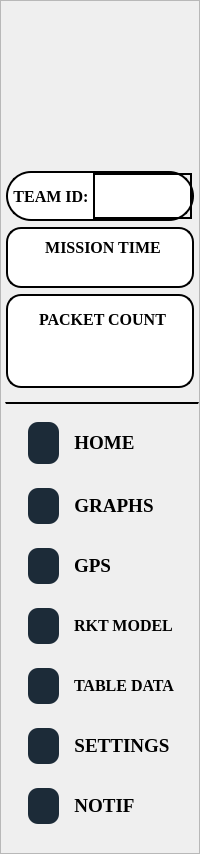
     <widget class="QFrame" name="side_panel">
      <property name="maximumSize">
       <size>
        <width>207</width>
        <height>16777215</height>
       </size>
      </property>
      <property name="font">
       <font>
        <pointsize>8</pointsize>
       </font>
      </property>
      <property name="styleSheet">
       <string notr="true">QFrame#side_panel {
	background:#7ca6c0;
	border-top-right-radius: 25px;
	border-bottom-right-radius:25px;
	border: 2px solid;
}</string>
      </property>
      <property name="frameShape">
       <enum>QFrame::StyledPanel</enum>
      </property>
      <property name="frameShadow">
       <enum>QFrame::Raised</enum>
      </property>
      <layout class="QVBoxLayout" name="verticalLayout_5" stretch="1,1">
       <property name="spacing">
        <number>13</number>
       </property>
       <property name="leftMargin">
        <number>4</number>
       </property>
       <property name="topMargin">
        <number>4</number>
       </property>
       <property name="rightMargin">
        <number>0</number>
       </property>
       <property name="bottomMargin">
        <number>0</number>
       </property>
       <item>
        <widget class="QFrame" name="side_panel_1">
         <property name="maximumSize">
          <size>
           <width>16777215</width>
           <height>16777215</height>
          </size>
         </property>
         <property name="styleSheet">
          <string notr="true">background: transparent;</string>
         </property>
         <property name="frameShape">
          <enum>QFrame::StyledPanel</enum>
         </property>
         <property name="frameShadow">
          <enum>QFrame::Raised</enum>
         </property>
         <layout class="QVBoxLayout" name="verticalLayout_4" stretch="2,0,0,0">
          <property name="spacing">
           <number>6</number>
          </property>
          <property name="leftMargin">
           <number>0</number>
          </property>
          <property name="topMargin">
           <number>0</number>
          </property>
          <property name="rightMargin">
           <number>4</number>
          </property>
          <property name="bottomMargin">
           <number>0</number>
          </property>
          <item>
           <widget class="QFrame" name="team_logo_2">
            <property name="minimumSize">
             <size>
              <width>147</width>
              <height>159</height>
             </size>
            </property>
            <property name="maximumSize">
             <size>
              <width>16777215</width>
              <height>175</height>
             </size>
            </property>
            <property name="styleSheet">
             <string notr="true">QFrame#team_logo_2{
	background:transparent;
	background-image: url(:/team_logo/team_sammard_logo_resize2.png);
	border-top-right-radius: 25px;
	background-repeat: no-repeat;
	background-position: center;
}</string>
            </property>
            <property name="frameShape">
             <enum>QFrame::StyledPanel</enum>
            </property>
            <property name="frameShadow">
             <enum>QFrame::Raised</enum>
            </property>
           </widget>
          </item>
          <item>
           <widget class="QFrame" name="teamID_frame">
            <property name="minimumSize">
             <size>
              <width>0</width>
              <height>50</height>
             </size>
            </property>
            <property name="maximumSize">
             <size>
              <width>16777215</width>
              <height>62</height>
             </size>
            </property>
            <property name="styleSheet">
             <string notr="true">background: white;
border-radius: 25px;
border: 2px solid black;</string>
            </property>
            <property name="frameShape">
             <enum>QFrame::StyledPanel</enum>
            </property>
            <property name="frameShadow">
             <enum>QFrame::Raised</enum>
            </property>
            <layout class="QHBoxLayout" name="horizontalLayout_41" stretch="0,1">
             <property name="spacing">
              <number>0</number>
             </property>
             <property name="leftMargin">
              <number>5</number>
             </property>
             <property name="topMargin">
              <number>0</number>
             </property>
             <property name="rightMargin">
              <number>0</number>
             </property>
             <property name="bottomMargin">
              <number>0</number>
             </property>
             <item>
              <widget class="QLabel" name="teamID">
               <property name="sizePolicy">
                <sizepolicy hsizetype="Preferred" vsizetype="Preferred">
                 <horstretch>0</horstretch>
                 <verstretch>0</verstretch>
                </sizepolicy>
               </property>
               <property name="minimumSize">
                <size>
                 <width>0</width>
                 <height>0</height>
                </size>
               </property>
               <property name="maximumSize">
                <size>
                 <width>16777215</width>
                 <height>50</height>
                </size>
               </property>
               <property name="font">
                <font>
                 <family>Times New Roman</family>
                 <pointsize>12</pointsize>
                 <weight>75</weight>
                 <bold>true</bold>
                </font>
               </property>
               <property name="styleSheet">
                <string notr="true">background: transparent;
border-radius: 25px;
border: 0px solid black;</string>
               </property>
               <property name="text">
                <string>TEAM ID: </string>
               </property>
               <property name="alignment">
                <set>Qt::AlignCenter</set>
               </property>
              </widget>
             </item>
             <item>
              <widget class="QFrame" name="frame_121">
               <property name="styleSheet">
                <string notr="true">background:transparent;
border:0pxs</string>
               </property>
               <property name="frameShape">
                <enum>QFrame::StyledPanel</enum>
               </property>
               <property name="frameShadow">
                <enum>QFrame::Raised</enum>
               </property>
              </widget>
             </item>
            </layout>
           </widget>
          </item>
          <item>
           <widget class="QFrame" name="mission_time_frame">
            <property name="maximumSize">
             <size>
              <width>16777215</width>
              <height>110</height>
             </size>
            </property>
            <property name="styleSheet">
             <string notr="true">background: white;
border-radius: 15px;
border: 2px solid black;</string>
            </property>
            <property name="frameShape">
             <enum>QFrame::StyledPanel</enum>
            </property>
            <property name="frameShadow">
             <enum>QFrame::Raised</enum>
            </property>
            <layout class="QGridLayout" name="gridLayout_2" rowstretch="1,2" columnstretch="1,2">
             <property name="leftMargin">
              <number>6</number>
             </property>
             <property name="topMargin">
              <number>9</number>
             </property>
             <property name="rightMargin">
              <number>0</number>
             </property>
             <property name="bottomMargin">
              <number>9</number>
             </property>
             <item row="1" column="0" alignment="Qt::AlignTop">
              <widget class="QLabel" name="mission_time_icon">
               <property name="styleSheet">
                <string notr="true">background: transparent;
border-radius: 15px;
border: 0px solid black;</string>
               </property>
               <property name="text">
                <string/>
               </property>
               <property name="pixmap">
                <pixmap>../../../../../../.designer/backup/Image_resources/side_panel/Time.png</pixmap>
               </property>
               <property name="alignment">
                <set>Qt::AlignCenter</set>
               </property>
              </widget>
             </item>
             <item row="1" column="1">
              <widget class="QFrame" name="mission_time">
               <property name="styleSheet">
                <string notr="true">background: transparent;
border-radius: 15px;
border: 0px solid black;</string>
               </property>
               <property name="frameShape">
                <enum>QFrame::StyledPanel</enum>
               </property>
               <property name="frameShadow">
                <enum>QFrame::Raised</enum>
               </property>
              </widget>
             </item>
             <item row="0" column="0" colspan="2" alignment="Qt::AlignBottom">
              <widget class="QLabel" name="mission_time_label">
               <property name="font">
                <font>
                 <family>Times New Roman</family>
                 <pointsize>12</pointsize>
                 <weight>75</weight>
                 <bold>true</bold>
                </font>
               </property>
               <property name="styleSheet">
                <string notr="true">background: transparent;
border-radius: 15px;
border: 0px solid black;</string>
               </property>
               <property name="text">
                <string>MISSION TIME</string>
               </property>
               <property name="alignment">
                <set>Qt::AlignCenter</set>
               </property>
              </widget>
             </item>
            </layout>
           </widget>
          </item>
          <item>
           <widget class="QFrame" name="packet_count_frame">
            <property name="minimumSize">
             <size>
              <width>0</width>
              <height>94</height>
             </size>
            </property>
            <property name="maximumSize">
             <size>
              <width>16777215</width>
              <height>110</height>
             </size>
            </property>
            <property name="styleSheet">
             <string notr="true">background: white;
border-radius: 15px;
border: 2px solid black;</string>
            </property>
            <property name="frameShape">
             <enum>QFrame::StyledPanel</enum>
            </property>
            <property name="frameShadow">
             <enum>QFrame::Raised</enum>
            </property>
            <layout class="QGridLayout" name="gridLayout_3" rowstretch="1,2" columnstretch="1,2">
             <property name="leftMargin">
              <number>6</number>
             </property>
             <property name="topMargin">
              <number>9</number>
             </property>
             <property name="rightMargin">
              <number>0</number>
             </property>
             <property name="bottomMargin">
              <number>9</number>
             </property>
             <property name="horizontalSpacing">
              <number>6</number>
             </property>
             <property name="verticalSpacing">
              <number>0</number>
             </property>
             <item row="1" column="1">
              <widget class="QFrame" name="packet_count">
               <property name="styleSheet">
                <string notr="true">background: transparent;
border-radius: 15px;
border: 0px solid black;</string>
               </property>
               <property name="frameShape">
                <enum>QFrame::StyledPanel</enum>
               </property>
               <property name="frameShadow">
                <enum>QFrame::Raised</enum>
               </property>
              </widget>
             </item>
             <item row="1" column="0" alignment="Qt::AlignTop">
              <widget class="QLabel" name="packet_count_icon">
               <property name="styleSheet">
                <string notr="true">background: transparent;
border-radius: 15px;
border: 0px solid black;</string>
               </property>
               <property name="text">
                <string/>
               </property>
               <property name="pixmap">
                <pixmap>../../../../../../.designer/backup/Image_resources/side_panel/Abacus.png</pixmap>
               </property>
               <property name="alignment">
                <set>Qt::AlignCenter</set>
               </property>
              </widget>
             </item>
             <item row="0" column="0" colspan="2" alignment="Qt::AlignHCenter|Qt::AlignBottom">
              <widget class="QLabel" name="packet_count_label">
               <property name="font">
                <font>
                 <family>Times New Roman</family>
                 <pointsize>12</pointsize>
                 <weight>75</weight>
                 <bold>true</bold>
                </font>
               </property>
               <property name="styleSheet">
                <string notr="true">background: transparent;
border-radius: 15px;
border: 0px solid black;</string>
               </property>
               <property name="text">
                <string>PACKET COUNT</string>
               </property>
              </widget>
             </item>
            </layout>
           </widget>
          </item>
         </layout>
        </widget>
       </item>
       <item>
        <widget class="QFrame" name="side_panel_2">
         <property name="maximumSize">
          <size>
           <width>16777215</width>
           <height>16777215</height>
          </size>
         </property>
         <property name="styleSheet">
          <string notr="true">background: transparent;
border-top: 2px solid black;</string>
         </property>
         <property name="frameShape">
          <enum>QFrame::StyledPanel</enum>
         </property>
         <property name="frameShadow">
          <enum>QFrame::Raised</enum>
         </property>
         <layout class="QVBoxLayout" name="verticalLayout_6">
          <property name="leftMargin">
           <number>0</number>
          </property>
          <property name="rightMargin">
           <number>0</number>
          </property>
          <property name="bottomMargin">
           <number>19</number>
          </property>
          <item>
           <widget class="QFrame" name="home_button_frame">
            <property name="styleSheet">
             <string notr="true">QFrame {
    background-color: transparent;
    border: none;
}

QFrame:hover {
    background: white;
	border-top: 2px solid black;
    border-top-left-radius: 25px;
    border-bottom-left-radius: 25px;
    border-left: 2px solid black;
    border-bottom: 2px solid black;
}
</string>
            </property>
            <property name="frameShape">
             <enum>QFrame::StyledPanel</enum>
            </property>
            <property name="frameShadow">
             <enum>QFrame::Raised</enum>
            </property>
            <layout class="QHBoxLayout" name="horizontalLayout_5" stretch="0,1">
             <property name="spacing">
              <number>15</number>
             </property>
             <property name="leftMargin">
              <number>22</number>
             </property>
             <property name="topMargin">
              <number>9</number>
             </property>
             <property name="rightMargin">
              <number>0</number>
             </property>
             <property name="bottomMargin">
              <number>9</number>
             </property>
             <item alignment="Qt::AlignHCenter">
              <widget class="QLabel" name="home_icon">
               <property name="minimumSize">
                <size>
                 <width>31</width>
                 <height>36</height>
                </size>
               </property>
               <property name="styleSheet">
                <string notr="true">background:#1c2b38;
border: 0px solid;
border-radius:10px;
</string>
               </property>
               <property name="text">
                <string/>
               </property>
               <property name="pixmap">
                <pixmap>../../../../../../.designer/backup/Image_resources/side_panel/Home.png</pixmap>
               </property>
               <property name="alignment">
                <set>Qt::AlignCenter</set>
               </property>
              </widget>
             </item>
             <item alignment="Qt::AlignLeft">
              <widget class="QPushButton" name="home_button">
               <property name="sizePolicy">
                <sizepolicy hsizetype="Minimum" vsizetype="Fixed">
                 <horstretch>0</horstretch>
                 <verstretch>0</verstretch>
                </sizepolicy>
               </property>
               <property name="minimumSize">
                <size>
                 <width>0</width>
                 <height>42</height>
                </size>
               </property>
               <property name="font">
                <font>
                 <family>Times New Roman</family>
                 <pointsize>14</pointsize>
                 <weight>75</weight>
                 <bold>true</bold>
                </font>
               </property>
               <property name="styleSheet">
                <string notr="true">background:transparent;
border: 0px solid;
</string>
               </property>
               <property name="text">
                <string>HOME</string>
               </property>
               <property name="default">
                <bool>false</bool>
               </property>
               <property name="flat">
                <bool>false</bool>
               </property>
              </widget>
             </item>
            </layout>
           </widget>
          </item>
          <item>
           <widget class="QFrame" name="GPS_button_frame">
            <property name="styleSheet">
             <string notr="true">QFrame {
    background-color: transparent;
    border: none;
}

QFrame:hover {
    background: white;
	border-top: 2px solid black;
    border-top-left-radius: 25px;
    border-bottom-left-radius: 25px;
    border-left: 2px solid black;
    border-bottom: 2px solid black;
}

QFrame:pressed {
    background: white;
    border-top-left-radius: 25px;
    border-bottom-left-radius: 25px;
    border-left: 2px solid black;
    border-bottom: 2px solid black;
}</string>
            </property>
            <property name="frameShape">
             <enum>QFrame::StyledPanel</enum>
            </property>
            <property name="frameShadow">
             <enum>QFrame::Raised</enum>
            </property>
            <layout class="QHBoxLayout" name="horizontalLayout_6" stretch="0,1">
             <property name="spacing">
              <number>15</number>
             </property>
             <property name="leftMargin">
              <number>22</number>
             </property>
             <property name="rightMargin">
              <number>0</number>
             </property>
             <item>
              <widget class="QLabel" name="graphs_icon_2">
               <property name="minimumSize">
                <size>
                 <width>31</width>
                 <height>36</height>
                </size>
               </property>
               <property name="styleSheet">
                <string notr="true">background:#1c2b38;
border: 0px solid;
border-radius:10px;
</string>
               </property>
               <property name="text">
                <string/>
               </property>
               <property name="pixmap">
                <pixmap>../../../../../../.designer/backup/Image_resources/side_panel/Graph.png</pixmap>
               </property>
               <property name="alignment">
                <set>Qt::AlignCenter</set>
               </property>
              </widget>
             </item>
             <item alignment="Qt::AlignLeft">
              <widget class="QPushButton" name="GPS_button">
               <property name="font">
                <font>
                 <family>Times New Roman</family>
                 <pointsize>14</pointsize>
                 <weight>75</weight>
                 <bold>true</bold>
                </font>
               </property>
               <property name="styleSheet">
                <string notr="true">background: transparent;
border: 0px solid;</string>
               </property>
               <property name="text">
                <string>GRAPHS</string>
               </property>
              </widget>
             </item>
            </layout>
           </widget>
          </item>
          <item>
           <widget class="QFrame" name="graphs_button_frame">
            <property name="styleSheet">
             <string notr="true">QFrame {
    background-color: transparent;
    border: none;
}

QFrame:hover {
    background: white;
	border-top: 2px solid black;
    border-top-left-radius: 25px;
    border-bottom-left-radius: 25px;
    border-left: 2px solid black;
    border-bottom: 2px solid black;
}

QFrame:pressed {
    background: white;
    border-top-left-radius: 25px;
    border-bottom-left-radius: 25px;
    border-left: 2px solid black;
    border-bottom: 2px solid black;
}</string>
            </property>
            <property name="frameShape">
             <enum>QFrame::StyledPanel</enum>
            </property>
            <property name="frameShadow">
             <enum>QFrame::Raised</enum>
            </property>
            <layout class="QHBoxLayout" name="horizontalLayout_4" stretch="0,1">
             <property name="spacing">
              <number>15</number>
             </property>
             <property name="leftMargin">
              <number>22</number>
             </property>
             <property name="rightMargin">
              <number>0</number>
             </property>
             <item>
              <widget class="QLabel" name="gps_icon_2">
               <property name="minimumSize">
                <size>
                 <width>31</width>
                 <height>36</height>
                </size>
               </property>
               <property name="maximumSize">
                <size>
                 <width>16777215</width>
                 <height>16777215</height>
                </size>
               </property>
               <property name="styleSheet">
                <string notr="true">background:#1c2b38;
border: 0px solid;
border-radius:10px;
</string>
               </property>
               <property name="text">
                <string/>
               </property>
               <property name="pixmap">
                <pixmap>../../../../../../.designer/backup/Image_resources/side_panel/Waypoint Map.png</pixmap>
               </property>
               <property name="alignment">
                <set>Qt::AlignCenter</set>
               </property>
              </widget>
             </item>
             <item alignment="Qt::AlignLeft">
              <widget class="QPushButton" name="graphs_button">
               <property name="font">
                <font>
                 <family>Times New Roman</family>
                 <pointsize>14</pointsize>
                 <weight>75</weight>
                 <bold>true</bold>
                </font>
               </property>
               <property name="styleSheet">
                <string notr="true">background: transparent;
border: 0px solid;</string>
               </property>
               <property name="text">
                <string>GPS</string>
               </property>
              </widget>
             </item>
            </layout>
           </widget>
          </item>
          <item>
           <widget class="QFrame" name="RKTmodel_button_frame">
            <property name="styleSheet">
             <string notr="true">QFrame {
    background-color: transparent;
    border: none;
}

QFrame:hover {
    background: white;
	border-top: 2px solid black;
    border-top-left-radius: 25px;
    border-bottom-left-radius: 25px;
    border-left: 2px solid black;
    border-bottom: 2px solid black;
}

QFrame:pressed {
    background: white;
    border-top-left-radius: 25px;
    border-bottom-left-radius: 25px;
    border-left: 2px solid black;
    border-bottom: 2px solid black;
}</string>
            </property>
            <property name="frameShape">
             <enum>QFrame::StyledPanel</enum>
            </property>
            <property name="frameShadow">
             <enum>QFrame::Raised</enum>
            </property>
            <layout class="QHBoxLayout" name="horizontalLayout_7" stretch="0,1">
             <property name="spacing">
              <number>15</number>
             </property>
             <property name="leftMargin">
              <number>22</number>
             </property>
             <property name="rightMargin">
              <number>6</number>
             </property>
             <item>
              <widget class="QLabel" name="rkt_model_icon">
               <property name="minimumSize">
                <size>
                 <width>31</width>
                 <height>36</height>
                </size>
               </property>
               <property name="styleSheet">
                <string notr="true">background:#1c2b38;
border: 0px solid;
border-radius:10px;
</string>
               </property>
               <property name="text">
                <string/>
               </property>
               <property name="pixmap">
                <pixmap>../../../../../../.designer/backup/Image_resources/side_panel/Vector.png</pixmap>
               </property>
               <property name="alignment">
                <set>Qt::AlignCenter</set>
               </property>
              </widget>
             </item>
             <item alignment="Qt::AlignLeft">
              <widget class="QPushButton" name="rkt_model_button">
               <property name="font">
                <font>
                 <family>Times New Roman</family>
                 <pointsize>12</pointsize>
                 <weight>75</weight>
                 <bold>true</bold>
                </font>
               </property>
               <property name="styleSheet">
                <string notr="true">background: transparent;
border: 0px solid;
</string>
               </property>
               <property name="text">
                <string>RKT MODEL</string>
               </property>
              </widget>
             </item>
            </layout>
           </widget>
          </item>
          <item>
           <widget class="QFrame" name="tabledata_button_frame">
            <property name="styleSheet">
             <string notr="true">QFrame {
    background-color: transparent;
    border: none;
}

QFrame:hover {
    background: white;
	border-top: 2px solid black;
    border-top-left-radius: 25px;
    border-bottom-left-radius: 25px;
    border-left: 2px solid black;
    border-bottom: 2px solid black;
}

QFrame:pressed {
    background: white;
    border-top-left-radius: 25px;
    border-bottom-left-radius: 25px;
    border-left: 2px solid black;
    border-bottom: 2px solid black;
}</string>
            </property>
            <property name="frameShape">
             <enum>QFrame::StyledPanel</enum>
            </property>
            <property name="frameShadow">
             <enum>QFrame::Raised</enum>
            </property>
            <layout class="QHBoxLayout" name="horizontalLayout_8" stretch="0,1">
             <property name="spacing">
              <number>15</number>
             </property>
             <property name="leftMargin">
              <number>22</number>
             </property>
             <property name="rightMargin">
              <number>9</number>
             </property>
             <item>
              <widget class="QLabel" name="tabledata_icon">
               <property name="minimumSize">
                <size>
                 <width>31</width>
                 <height>36</height>
                </size>
               </property>
               <property name="styleSheet">
                <string notr="true">background:#1c2b38;
border: 0px solid;
border-radius:10px;
</string>
               </property>
               <property name="text">
                <string/>
               </property>
               <property name="pixmap">
                <pixmap>../../../../../../.designer/backup/Image_resources/side_panel/Icon.png</pixmap>
               </property>
               <property name="alignment">
                <set>Qt::AlignCenter</set>
               </property>
              </widget>
             </item>
             <item alignment="Qt::AlignLeft">
              <widget class="QPushButton" name="tabledata_button">
               <property name="minimumSize">
                <size>
                 <width>0</width>
                 <height>0</height>
                </size>
               </property>
               <property name="font">
                <font>
                 <family>Times New Roman</family>
                 <pointsize>12</pointsize>
                 <weight>75</weight>
                 <bold>true</bold>
                </font>
               </property>
               <property name="styleSheet">
                <string notr="true">background: transparent;
border: 0px solid;</string>
               </property>
               <property name="text">
                <string>TABLE DATA</string>
               </property>
              </widget>
             </item>
            </layout>
           </widget>
          </item>
          <item>
           <widget class="QFrame" name="settings_button_frame">
            <property name="styleSheet">
             <string notr="true">QFrame {
    background-color: transparent;
    border: none;
}

QFrame:hover {
    background: white;
	border-top: 2px solid black;
    border-top-left-radius: 25px;
    border-bottom-left-radius: 25px;
    border-left: 2px solid black;
    border-bottom: 2px solid black;
}

QFrame:pressed {
    background: white;
    border-top-left-radius: 25px;
    border-bottom-left-radius: 25px;
    border-left: 2px solid black;
    border-bottom: 2px solid black;
}</string>
            </property>
            <property name="frameShape">
             <enum>QFrame::StyledPanel</enum>
            </property>
            <property name="frameShadow">
             <enum>QFrame::Raised</enum>
            </property>
            <layout class="QHBoxLayout" name="horizontalLayout_9" stretch="0,1">
             <property name="spacing">
              <number>15</number>
             </property>
             <property name="leftMargin">
              <number>22</number>
             </property>
             <item>
              <widget class="QLabel" name="settings_icon">
               <property name="minimumSize">
                <size>
                 <width>31</width>
                 <height>36</height>
                </size>
               </property>
               <property name="styleSheet">
                <string notr="true">background:#1c2b38;
border: 0px solid;
border-radius:10px;
</string>
               </property>
               <property name="text">
                <string/>
               </property>
               <property name="pixmap">
                <pixmap>../../../../../../.designer/backup/Image_resources/side_panel/settings.png</pixmap>
               </property>
               <property name="alignment">
                <set>Qt::AlignCenter</set>
               </property>
              </widget>
             </item>
             <item alignment="Qt::AlignLeft">
              <widget class="QPushButton" name="settings_button">
               <property name="font">
                <font>
                 <family>Times New Roman</family>
                 <pointsize>14</pointsize>
                 <weight>75</weight>
                 <bold>true</bold>
                </font>
               </property>
               <property name="styleSheet">
                <string notr="true">background: transparent;
border: 0px solid;</string>
               </property>
               <property name="text">
                <string>SETTINGS</string>
               </property>
              </widget>
             </item>
            </layout>
           </widget>
          </item>
          <item>
           <widget class="QFrame" name="notif_button_frame">
            <property name="styleSheet">
             <string notr="true">QFrame {
    background-color: transparent;
    border: none;
}

QFrame:hover {
    background: white;
	border-top: 2px solid black;
    border-top-left-radius: 25px;
    border-bottom-left-radius: 25px;
    border-left: 2px solid black;
    border-bottom: 2px solid black;
}

QFrame:pressed {
    background: white;
    border-top-left-radius: 25px;
    border-bottom-left-radius: 25px;
    border-left: 2px solid black;
    border-bottom: 2px solid black;
}</string>
            </property>
            <property name="frameShape">
             <enum>QFrame::StyledPanel</enum>
            </property>
            <property name="frameShadow">
             <enum>QFrame::Raised</enum>
            </property>
            <layout class="QHBoxLayout" name="horizontalLayout_10" stretch="0,1">
             <property name="spacing">
              <number>15</number>
             </property>
             <property name="leftMargin">
              <number>22</number>
             </property>
             <property name="rightMargin">
              <number>0</number>
             </property>
             <item>
              <widget class="QLabel" name="notif_icon">
               <property name="minimumSize">
                <size>
                 <width>31</width>
                 <height>36</height>
                </size>
               </property>
               <property name="styleSheet">
                <string notr="true">background:#1c2b38;
border: 0px solid;
border-radius:10px;
</string>
               </property>
               <property name="text">
                <string/>
               </property>
               <property name="pixmap">
                <pixmap>../../../../../../.designer/backup/Image_resources/side_panel/notification.png</pixmap>
               </property>
               <property name="alignment">
                <set>Qt::AlignCenter</set>
               </property>
              </widget>
             </item>
             <item alignment="Qt::AlignLeft">
              <widget class="QPushButton" name="notif_button">
               <property name="font">
                <font>
                 <family>Times New Roman</family>
                 <pointsize>14</pointsize>
                 <weight>75</weight>
                 <bold>true</bold>
                </font>
               </property>
               <property name="styleSheet">
                <string notr="true">background: transparent;
border: 0px solid;</string>
               </property>
               <property name="text">
                <string>NOTIF</string>
               </property>
              </widget>
             </item>
            </layout>
           </widget>
          </item>
         </layout>
        </widget>
       </item>
      </layout>
     </widget>
